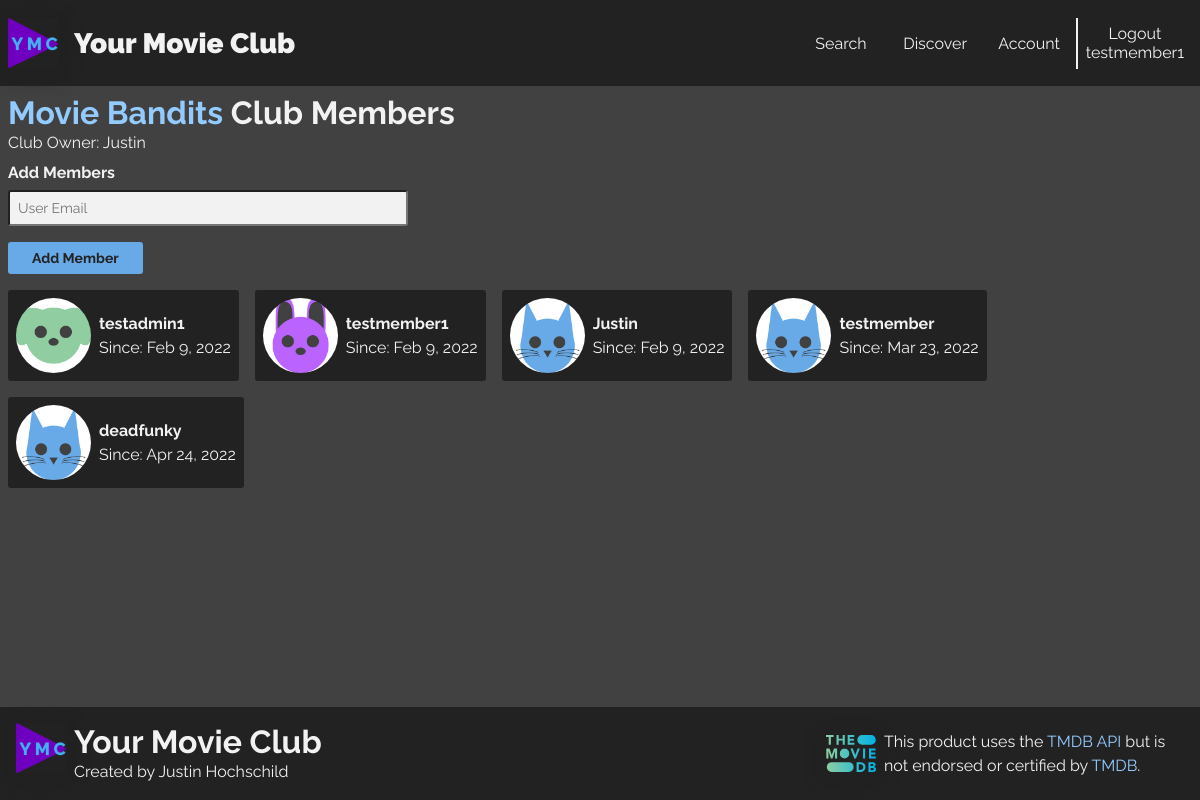
The app's page /club-members?id=1 (signed in) with its own data.
### tables this page shows
CREATE TABLE `movie_clubs` (
  `id` int(11) NOT NULL,
  `club_name` varchar(255) DEFAULT NULL,
  `club_owner_id` int(11) DEFAULT NULL,
  `date_created` date DEFAULT NULL,
  `description` text DEFAULT NULL,
  `avatar_path` varchar(255) DEFAULT NULL
);

CREATE TABLE `users` (
  `id` int(11) NOT NULL,
  `username` varchar(255) DEFAULT NULL,
  `email` varchar(255) DEFAULT NULL,
  `password` varchar(255) DEFAULT NULL,
  `date_created` date DEFAULT NULL,
  `user_level` int(11) DEFAULT NULL,
  `avatar_path` varchar(255) DEFAULT NULL
);

CREATE TABLE `movie_club_members` (
  `id` int(11) NOT NULL,
  `user_id` int(11) DEFAULT NULL,
  `movie_club_id` int(11) DEFAULT NULL,
  `joined_status` tinyint(1) DEFAULT NULL,
  `date_joined` date DEFAULT NULL
);

### private/initialize.php (called while the page is built, shortened)
<?php
  require_once('functions.php');
  include('classes/databaseobject.class.php');
  include('classes/user.class.php');
  include('classes/session.class.php');
  include('classes/clubmember.class.php');
  $session = new Session;
?>

### private/classes/session.class.php (called while the page is built, shortened)
<?php
class Session {
  public $user_id;
  private $last_login;
  public function is_logged_in() {
    return isset($this->user_id) && $this->last_login_is_recent();
  }
  private function check_stored_login() {
    if(isset($_SESSION['user_id'])) {
      $this->user_id = $_SESSION['user_id'];
      $this->username = $_SESSION['username'];
      $this->last_login = $_SESSION['last_login'];
    }
  }
  private function last_login_is_recent() {
    if(!isset($this->last_login)) {
      return false;
    } elseif(($this->last_login + self::MAX_LOGIN_AGE) < time()) {
      return false;
    } else {
      return true;
    }
  }
}
?>

### private/classes/databaseobject.class.php (called while the page is built, shortened)
<?php
class DatabaseObject {
  static protected $database;
  static protected $table_name = "";
  static public function set_database($database) {
    self::$database = $database;
  }
  static public function find_by_sql($sql) {
    $result = self::$database->query($sql);
    $object_array = [];
    while($record = $result->fetch(PDO::FETCH_ASSOC)) {
        $object_array[] = static::instantiate($record);
    }
    return $object_array;
  }
  static public function find_by_id($id) {
    $sql = "SELECT * FROM " . static::$table_name . " ";
    $sql .= "WHERE id=" . self::$database->quote($id);
    $object_array = static::find_by_sql($sql);
    if(!empty($object_array)) {
      return array_shift($object_array);
    } else {
      return false;
    }
  }
  static public function instantiate($record) {
    $object = new static;
    foreach($record as $property => $value) {
      if(property_exists($object, $property)) {
        $object->$property = $value;
      }
    }
    return $object;
  }
}
?>

### private/functions.php (called while the page is built, shortened)
<?php
function h($string="") {
  return htmlspecialchars($string);
}
function get_date_format($date_string) {
  $date = date_create($date_string);
  return date_format($date, 'M j, Y');
}
?>

### private/classes/clubmember.class.php (called while the page is built, shortened)
<?php
class ClubMember extends DatabaseObject {
  static protected $table_name = 'movie_club_members';
  static public function find_all_members($movie_club_id) {
    $sql = "SELECT * FROM " . static::$table_name . " ";
    $sql .= "WHERE movie_club_id=" . self::$database->quote($movie_club_id);
    $object_array = static::find_by_sql($sql);
    if(!empty($object_array)) {
        return $object_array;
    }   else    {
        return false;
    }
  }
  static public function member_check($user_id, $movie_club_id) {
    $sql = "SELECT * FROM " . static::$table_name . " ";
    $sql .= "WHERE user_id=" . self::$database->quote($user_id);
    $sql .= "AND movie_club_id=" . self::$database->quote($movie_club_id);
    $object_array = static::find_by_sql($sql);
    if(!empty($object_array)) {
        return $object_array;
    }   else    {
        return false;
    }
  }
}
?>

### private/status_error_functions.php (called while the page is built, shortened)
<?php
function require_club_member_or_admin($user_id, $club_id, $user_level) {
  $check = ClubMember::member_check($user_id, $club_id);
  if($check == false && $user_level == 1){
    return false;
  }else{
    return true;
  }
}
?>

### private/classes/user.class.php (called while the page is built, shortened)
<?php
class User extends DatabaseObject {
  public function __construct($args=[]) {
    $this->avatar_path = $args['avatar_path'] ?? 'blue-cat.webp';
  }
}
?>

### club-members.php (the view, shortened to what this page needs)
<?php
require_once('./private/initialize.php');
$id = $_GET['id'];
if(!require_club_member_or_admin($session->user_id, $id, $session->user_level)){
  redirect_to('/account');
}
$movie_club = MovieClub::find_by_id($id);
$movie_club_owner = User::find_by_id($movie_club->club_owner_id);
$members = ClubMember::find_all_members($movie_club->id);
$member_email = '';
include(SHARED_PATH . '/header.php');
?>
<div class="club-members-page">
  <h2><a href="/club?id=<?php echo h($movie_club->id); ?>"><?php echo h($movie_club->club_name); ?></a> Club Members</h2>
  <p>Club Owner: <?php echo h($movie_club_owner->username); ?></p>
  <form class="forms" action="/club-members?id=<?php echo h($id); ?>" method="post">
    <label for="add-member">Add Members</label>
    <input type="text" id="add-member" name="add-member[email]" placeholder="User Email" value="<?php echo h($member_email); ?>" required>
    <button type="submit">Add Member</button>
  </form>
  <div class="members">
    <?php foreach($members as $member){
      $member_details = User::find_by_id($member->user_id);
    ?>
      <div class="member-card">
        <img src="/images/user/<?php echo h($member_details->avatar_path); ?>" alt="<?php echo h($member_details->username); ?> profile picture" height="250" width="250" loading=“lazy” decoding=“async”>
        <div>
          <p class="member-name"><?php echo h($member_details->username); ?></p>
          <p>Since: <?php echo h(get_date_format($member->date_joined)); ?></p>
        </div>
      </div>
    <?php } ?>
  </div>
</div>
<?php
include(SHARED_PATH . '/footer.php');
?>

### private/shared/header.php (shortened to what this page needs)
<!DOCTYPE html>
<html lang="en">
  <head>
    <link rel="stylesheet" href="/css/style.min.css">
  </head>
  <body>
    <div class="wrapper">
      <header>
        <nav>
          <a href="/" class="logo-a" name="Home">
            <img src="/images/logo/logo.png" alt="Your Movie Club Logo" height="150" width="150" loading=“lazy” decoding=“async”>
            <h1>Your Movie Club</h1>
          </a>
          <ul class="menu">
            <li class="nav-link"><a href="/search">Search</a></li>
            <li class="nav-link"><a href="/discover">Discover</a></li>
            <?php if($session->is_logged_in()) { ?>
              <li class="nav-link" id="nav-account-link">
                <a href="/account">Account</a>
              </li>
              <li class="nav-link" id="nav-logout"><a href="/logout">Logout <?php echo $session->username ?></a></li>
            <?php } else { ?>
            <li class="nav-link"><a href="/login">Login</a></li>
            <li class="nav-link"><a href="/signup">SignUp</a></li>
            <?php } ?>
          </ul>
        </nav>
      </header>
      <main>

### private/shared/footer.php
      </main>
      <footer>
        <div id="footer-container">
          <div id="ymc-attr">
            <img src="/images/logo/logo.png" alt="Your Movie Club Logo" height="150" width="150" loading=“lazy” decoding=“async”>
            <div>
              <h2>Your Movie Club</h2>
              <p>Created by Justin Hochschild</p>
            </div>
          </div>
          <div id="tmdb-attr">
            <img src="/images/tmdb/tmdb-logo.svg" alt="The Movie Database Logo" height="36" width="50" loading=“lazy” decoding=“async>
            <div>
              <p>This product uses the <a href="https://developers.themoviedb.org/3/getting-started/introduction" name="The Movie Database API">TMDB API</a> but is not endorsed or certified by <a href="https://www.themoviedb.org/" name="The Movie Database">TMDB</a>.</p>
            </div>
          </div>
        </div>
      </footer>
    </div>
  </body>
</html>

### records on screen
movie_clubs: club_name "Movie Bandits"
users: username "Justin", avatar_path (picture), date_joined "Feb 9, 2022"
users: avatar_path (picture), username "testadmin1", date_joined "Feb 9, 2022"
movie_club_members: user.avatar_path (picture), user.username "testmember1", date_joined "Feb 9, 2022"
movie_club_members: user.avatar_path (picture), user.username "testmember", date_joined "Mar 23, 2022"
movie_club_members: user.avatar_path (picture), user.username "deadfunky", date_joined "Apr 24, 2022"

### other values on screen
$session->username "testmember1"
